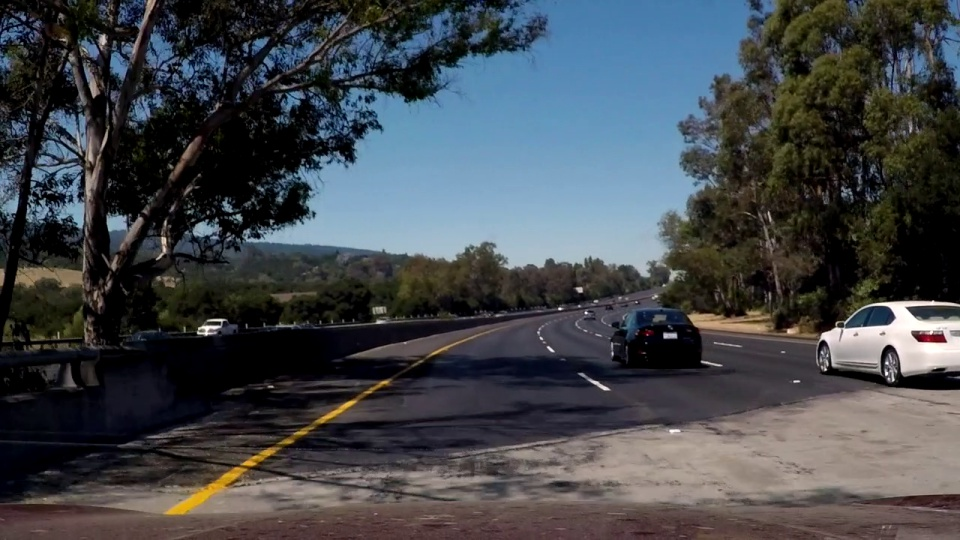
//> input picture opencv_cpp/slope_test.jpg, 960 x 540 px, given in place of test_1.mp4, which was not available
$ ./main   (built with g++ and OpenCV 4)
//> lines starting //> are read from the running program, lines starting //| are printed output that depends on the picture; after the words box and inside, x2 and y2 are one past the last pixel; in counts of white or black regions, pixels touching at a corner belong together; pictures that were not available may be replaced by others from this repository, and a replacement may not be noted
#include "opencv2/opencv.hpp"
#include <iostream>
using namespace cv;
using namespace std;

Mat histogram_stretching(Mat img) // 영상의 픽셀값 분포가 grayscale 전체영역에서 골고루 나타나게 하는 알고리즘
{
        double gmin, gmax;
        minMaxLoc(img, &gmin, &gmax);
        Mat dst = (img - gmin) * 255 / (gmax - gmin);
        return dst;
}


Mat bilateral_filter(Mat img) // 필터 : 노이즈제거 (GaussianBlur의 단점 : 에지까지 불명확화) vs median filter
{
	Mat dst1;
	GaussianBlur(img, dst1, Size(), 5);
	Mat dst2;
	bilateralFilter(img, dst2, -1, 10, 5);
	return dst2;
}

Mat binary_mean(Mat img) // 이진화 :
{
	Mat dst;
	adaptiveThreshold(img,dst,255,ADAPTIVE_THRESH_MEAN_C,THRESH_BINARY_INV,5,13);
	return dst;
}

Mat canny(Mat img)
{
	Mat dst1;
	Canny(img, dst1, 50, 100);
	return dst1;
}

Mat region_of_interest(Mat img)
{
	int width = img.cols;
	int height = img.rows;
	Point points[1][4];

	points[0][0] = Point(width*0.1, height);
	points[0][1] = Point(width*0.42, height*0.7);
	points[0][2] = Point(width*0.65, height*0.7);
	points[0][3] = Point(width*0.95, height);

        Mat dst = Mat::zeros(height,width,CV_8UC1);
        const Point* ppt[1] = { points[0] };
        int npt[] = {4};
        fillPoly(dst, ppt, npt, 1, Scalar(255, 255, 255), 8);

	Point points_centre[1][4];

	points_centre[0][0] = Point(width*0.25, height);
	points_centre[0][1] = Point(width*0.51, height*0.7);
	points_centre[0][2] = Point(width*0.51, height*0.7);
	points_centre[0][3] = Point(width*0.75, height);

        const Point* ppt_centre[1] = { points_centre[0] };
        int npt_centre[] = {4};

        Mat dst_result;
        bitwise_and(img, dst, dst_result);
        fillPoly(dst_result, ppt_centre, npt_centre, 1, Scalar(0, 0, 0), 8);
        return dst_result;
}

float get_radian(int input)
{
	return input*CV_PI/180;
}

Point IntersectionPoint1(Point p1, Point p2, Point p3,  Point p4)
{ //두 선의 교차점 출력함수
        Point ret;
        //교차되는 점의 x 좌표 계산결과
        ret.x = ((p1.x*p2.y - p1.y*p2.x)*(p3.x - p4.x) - (p1.x - p2.x)*(p3.x*p4.y - p3.y*p4.x)) / ((p1.x - p2.x)*(p3.y - p4.y) - (p1.y - p2.y)*(p3.x - p4.x)+0.000001);

        //교차되는 점의 y 좌표 계산결과
        ret.y = ((p1.x*p2.y - p1.y*p2.x)*(p3.y - p4.y) - (p1.y - p2.y)*(p3.x*p4.y - p3.y*p4.x)) / ((p1.x - p2.x)*(p3.y - p4.y) - (p1.y - p2.y)*(p3.x - p4.x)+0.000001);
        return ret;
}

Mat drivingArea(Mat image, Point pt1, Point pt2, Point pt3, Point pt4)
{
        Point pty=IntersectionPoint1(pt2, pt3, pt1, pt4) + Point(0, 50); //평균 직선의 중앙점에 약간 아래의 좌표를 추출
        Point a1 = pty + Point(200,0); //x축과 평행한 직선을 만들기 위해 값을 넣음
	Point a2 = pty + Point(-200,0);
        Point Pt23Fix = IntersectionPoint1(a1, a2, pt1, pt4);  //이전 평균 직선과 사다리꼴 형태를 만들기 위해 구한 직선의 교차점을 넣음
        Point Pt14Fix = IntersectionPoint1(pt2, pt3, a1, a2);
        Point points[4] = { pt3,pt4,Pt23Fix ,Pt14Fix }; // 각 점의 좌표를 함수에 전달하기위해 저장
        const Point* ppt[1] = { points };
        int npt[] = { 4 };
        Mat result = image;
        Mat img_mask (image.size(), CV_8UC3, cv::Scalar(255, 255, 255)); //하얀색바탕 생성
        fillPoly(img_mask, ppt, npt, 1, Scalar(0, 255, 0), LINE_8); //초록색으로 사다리꼴 색칠
        addWeighted(result, 0.8, img_mask, 0.2, 0, result); //  원래 그림과 사다리꼴 영역을 이용해 가중치를 두어 그림을 합침
        line(result, Pt14Fix, pt3, Scalar(0, 0, 255), LINE_8); // 사다리꼴의 옆부분에 빨간 선을 그어줌
        line(result, Pt23Fix, pt4, Scalar(0, 0, 255), LINE_8);
        return result; //나온 결과 그림 반환
}

#define ArraySize 100
Point* aPoint1 = new Point[ArraySize], *aPoint2 = new Point[ArraySize], *bPoint1 = new Point[ArraySize], *bPoint2 = new Point[ArraySize];
int aIndex = 0, bIndex = 0;
Point aP1S(0,0), aP2S(0, 0), bP1S(0, 0), bP2S(0, 0); //각 끝점의 평균값을 담기 위한 점

int main()
{
	VideoCapture cap("test_1.mp4");
	Mat org, frame;
	while (cap.isOpened()){
		cap >> frame;
//> frame is the input picture: 540 rows x 960 cols, CV_8UC3; mean B, G, R 75.3, 70.7, 66.5
		if (frame.empty())
	        	break;
		cvtColor(frame, org, COLOR_BGR2GRAY);
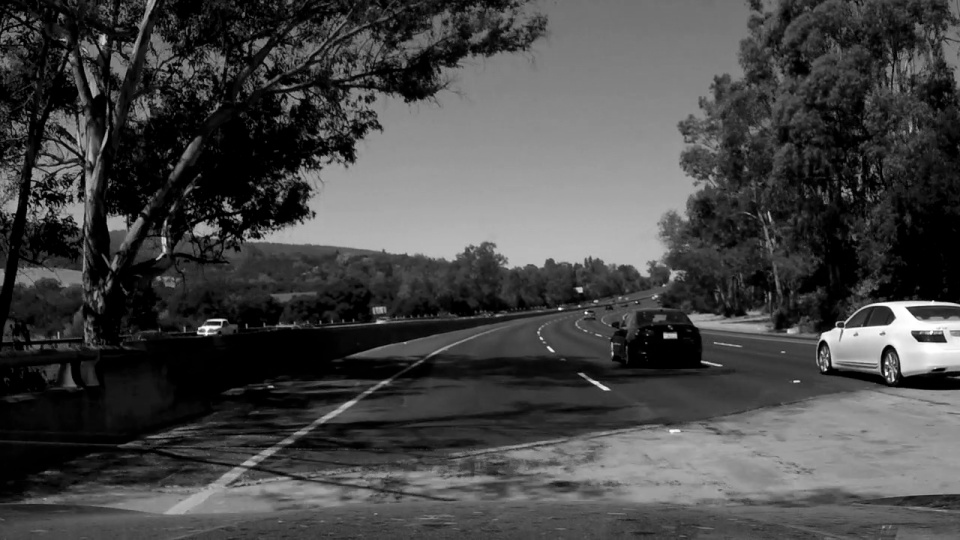
//> org: 540 rows x 960 cols, CV_8UC1; min 0, max 255, mean 70
		Mat bf_filter_img = bilateral_filter(org);

		Mat binary_img = binary_mean(bf_filter_img);
//> in binary_mean, `adaptiveThreshold(img,dst,255,ADAPTIVE_THRESH_MEAN_C,THRESH_BINARY_INV..`:
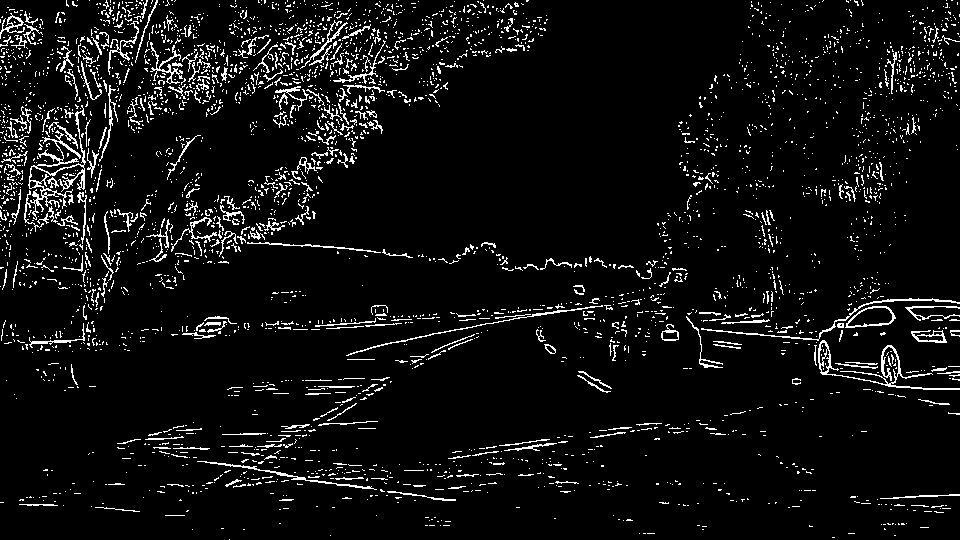
//> dst: 540 rows x 960 cols, CV_8UC1; 6.1% white in thin lines or dots

		Mat canny_img = canny(binary_img);
//> in canny, `Canny(img, dst1, 50, 100);`:
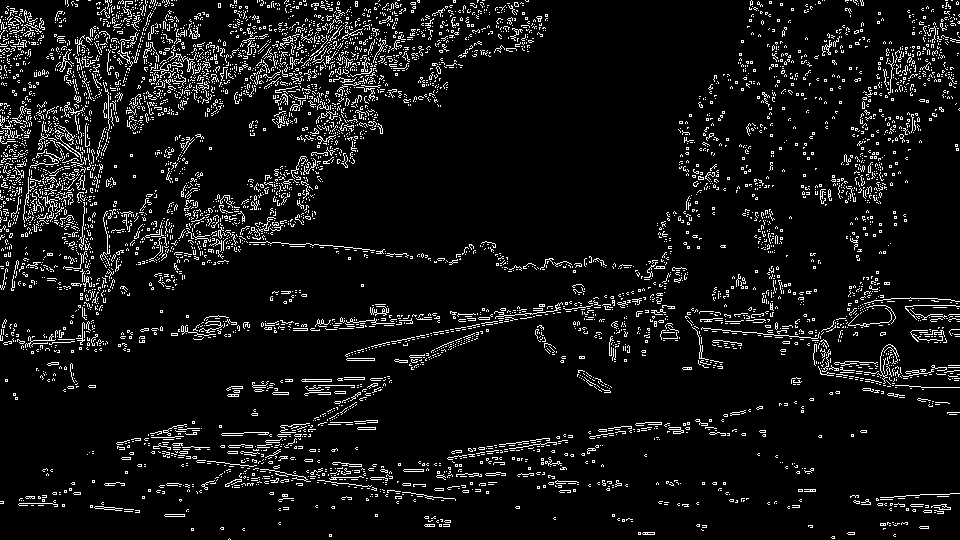
//> dst1: 540 rows x 960 cols, CV_8UC1; 7.4% white in thin lines or dots

		Mat roi_img = region_of_interest(canny_img);
//> in region_of_interest, `fillPoly(dst, ppt, npt, 1, Scalar(255, 255, 255), 8);`:
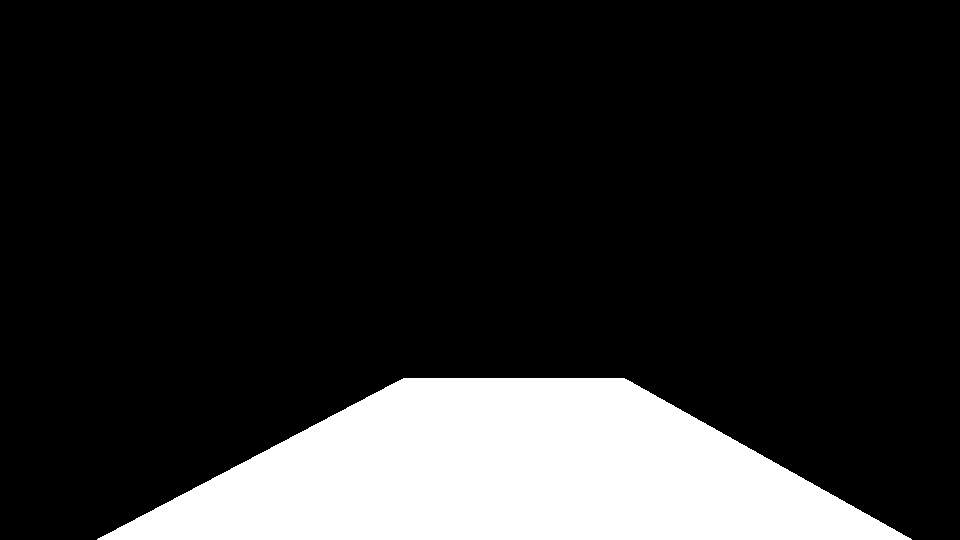
//> dst: 540 rows x 960 cols, CV_8UC1; 16.2% white; 1 white region, box (x1, y1, x2, y2) and area: (97, 378, 912, 540) 84132
//> in region_of_interest, `bitwise_and(img, dst, dst_result);`: dst_result: 540 rows x 960 cols, CV_8UC1; 0.75% white in thin lines or dots, all inside (x1, y1, x2, y2) = (164, 378, 896, 540)
//> in region_of_interest, `fillPoly(dst_result, ppt_centre, npt_centre, 1, Scalar(0, 0, 0), 8);`:
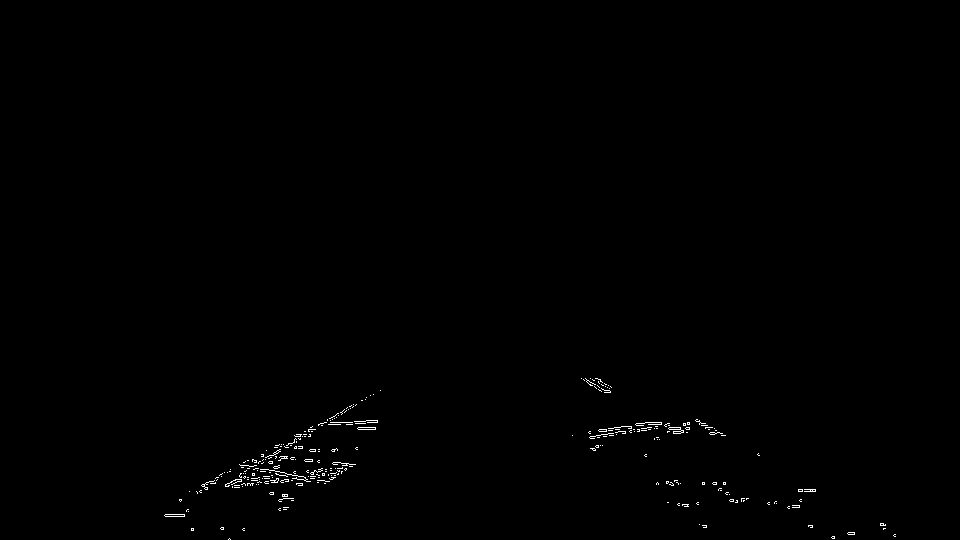
//> dst_result: 540 rows x 960 cols, CV_8UC1; 0.37% white in thin lines or dots, all inside (x1, y1, x2, y2) = (164, 378, 896, 540)


		std::vector<Vec2f> lines;
		HoughLines(roi_img, lines, 1, CV_PI/180, 30, 30, 100);
//> lines = 203 lines (rho, theta), first 12: [505, 1.45], [514, 1.43], [510, 1.45], [518, 1.41], [509, 1.43], [529, 1.01], [429, 1.57], [512, 1.45], [439, 1.55], [531, 1.01], [523, 1.41], [422, 1.57]
		Mat dst(roi_img.rows,roi_img.cols,CV_8U,Scalar(255));
		std::vector<Vec2f>::const_iterator it = lines.begin();
		while(it != lines.end())
		{
			float rho = (*it)[0];
			float theta = (*it)[1]; // 두 번째 요소는 델타 각도
			if (theta < get_radian(85) && theta >get_radian(35))
			{ // 각도 우측 범위 35 ~ 85 각도 선에서 인지
				Point pt1(rho / cos(theta), 0); // 첫 우측각에서 해당 선의 교차점
			        aPoint1[(aIndex) % ArraySize] = pt1; //마치 Queue가 돌아가듯 사이즈 안에서만 값을 덧씌우며 채움
			        Point pt2((rho - dst.rows*sin(theta)) / cos(theta), dst.rows);// 마지막 우측각에서 해당 선의 교차점
			        aPoint2[(aIndex++) % ArraySize] = pt2; // 다음 인덱스 값으로 넘어가며 값을 넣음
			        //cv::line(roi_img, pt1, pt2, cv::Scalar(255), 2); // 모든 직선 그리기
			}

			else if(theta<get_radian(145)&&theta>get_radian(95))
			{ // 각도 좌측 범위 95 ~ 145 각도 선에서 인지
				Point pt1(0, rho / sin(theta)); // 첫 좌측각에서 해당 선의 교차점
				bPoint1[(bIndex) % ArraySize] = pt1; //마치 Queue가 돌아가듯 사이즈 안에서만 값을 덧씌우며 채움
				Point pt2(dst.cols, (rho - dst.cols*cos(theta)) / sin(theta)); // 마지막 좌측각에서 해당 선의 교차점
				bPoint2[(bIndex++) % ArraySize] = pt2; // 다음 인덱스 값으로 넘어가며 값을 넣음
				//cv::line(roi_img, pt1, pt2, cv::Scalar(255), 2); // 모든 직선 그리기
			}
			++it; //반복자 증가
		}
//> this loop made 203 passes
//> (rho, theta, pt1, pt2, bIndex) on passes 18, 46: (410, 1.76, Point(0, 417), Point(960, 604), 1), (403, 1.78, Point(0, 412), Point(960, 616), 2)
//> (rho, theta, pt1, pt2) on passes 1 to 6: (505, 1.45, Point(4143, 0), Point(-254, 540)), (514, 1.43, Point(3693, 0), Point(-149, 540)), (510, 1.45, Point(4184, 0), Point(-213, 540)), (518, 1.41, Point(3311, 0), Point(-98, 540)), (509, 1.43, Point(3657, 0), Point(-184, 540)), (529, 1.01, Point(998, 0), Point(134, 540))
//> after the loop, aIndex = 91; bIndex = 25


		for (int i = 0; i < ArraySize; i++)
		{//배열에 저장된 모든 점의 좌표 합을 구함
			aP1S += aPoint1[i];
			aP2S += aPoint2[i];
			bP1S += bPoint1[i];
			bP2S += bPoint2[i];
		}
//> this loop made 100 passes
//> (aP1S, aP2S, bP1S, bP2S) on passes 1 to 9: (Point(4143, 0), Point(-254, 540), Point(0, 417), Point(960, 604)), (Point(7836, 0), Point(-403, 1080), Point(0, 829), Point(1920, 1220)), (Point(12020, 0), Point(-616, 1620), Point(0, 1250), Point(2880, 1759)), (Point(15331, 0), Point(-714, 2160), Point(0, 1676), Point(3840, 2286)), (Point(18988, 0), Point(-898, 2700), Point(0, 2098), Point(4800, 2877)), (Point(19986, 0), Point(-764, 3240), Point(0, 2539), Point(5760, 3419)), (Point(24187, 0), Point(-960, 3780), Point(0, 2954), Point(6720, 4038)), (Point(25189, 0), Point(-823, 4320), Point(0, 3377), Point(7680, 4579)), (Point(28532, 0), Point(-889, 4860), Point(0, 3805), Point(8640, 5108))
//> after the loop, aP1S = Point(202351, 0); aP2S = Point(703, 49140)
		aP1S /= ArraySize;//배열의 저장된 모든 점의 평균값을 구함
//> aP1S = Point(2023, 0)
		aP2S /= ArraySize;
//> aP2S = Point(7, 491)
		bP1S /= ArraySize;
//> bP1S = Point(0, 92)
		bP2S /= ArraySize;
//> bP2S = Point(240, 138)
		//cv::line(roi_img, aP1S, aP2S, cv::Scalar(255,0,0), 2); // 추정된 평균 점으로 직선 그리기
		//cv::line(roi_img, bP1S, bP2S, cv::Scalar(255,0,0), 2); //추정된 평균 점으로 직선 그리기
		Mat result = drivingArea(frame, bP1S, aP1S, aP2S, bP2S);
//> in IntersectionPoint1, `ret.x = ((p1.x*p2.y - p1.y*p2.x)*(p3.x - p4.x) - (p1.x - p2.x)*(p3.x*p..`: ret = Point(920, 0)
//> in IntersectionPoint1, `ret.y = ((p1.x*p2.y - p1.y*p2.x)*(p3.y - p4.y) - (p1.y - p2.y)*(p3.x*p..`: ret = Point(920, 268)
//> in drivingArea, `Point pty=IntersectionPoint1(pt2, pt3, pt1, pt4) + Point(0, 50);`: pty = Point(920, 318)
//> in drivingArea, `Point a1 = pty + Point(200,0);`: a1 = Point(1120, 318)
//> in drivingArea, `Point a2 = pty + Point(-200,0);`: a2 = Point(720, 318)
//> in drivingArea, `Point Pt23Fix = IntersectionPoint1(a1, a2, pt1, pt4);`: Pt23Fix = Point(1179, 318)
//> in drivingArea, `Point Pt14Fix = IntersectionPoint1(pt2, pt3, a1, a2);`: Pt14Fix = Point(717, 317)
//> in drivingArea, `Point points[4] = { pt3,pt4,Pt23Fix ,Pt14Fix };`: points = 4 Points (x, y): [7, 491], [240, 138], [1179, 318], [717, 317]
//> in drivingArea, `const Point* ppt[1] = { points };`: ppt = 1 item
//> in drivingArea, `fillPoly(img_mask, ppt, npt, 1, Scalar(0, 255, 0), LINE_8);`:
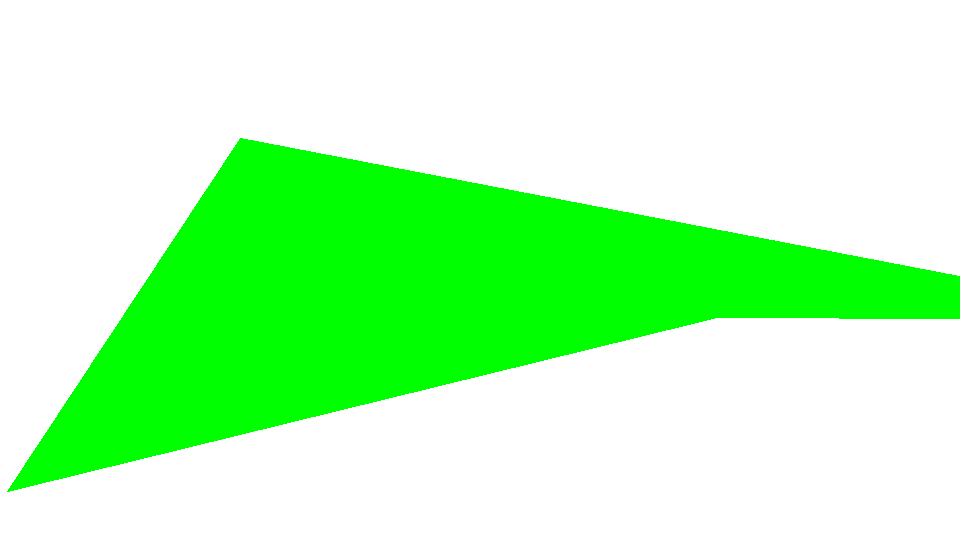
//> img_mask: 540 rows x 960 cols, CV_8UC3; mean B, G, R 184.9, 255, 184.9
//> in drivingArea, `line(result, Pt23Fix, pt4, Scalar(0, 0, 255), LINE_8);`:
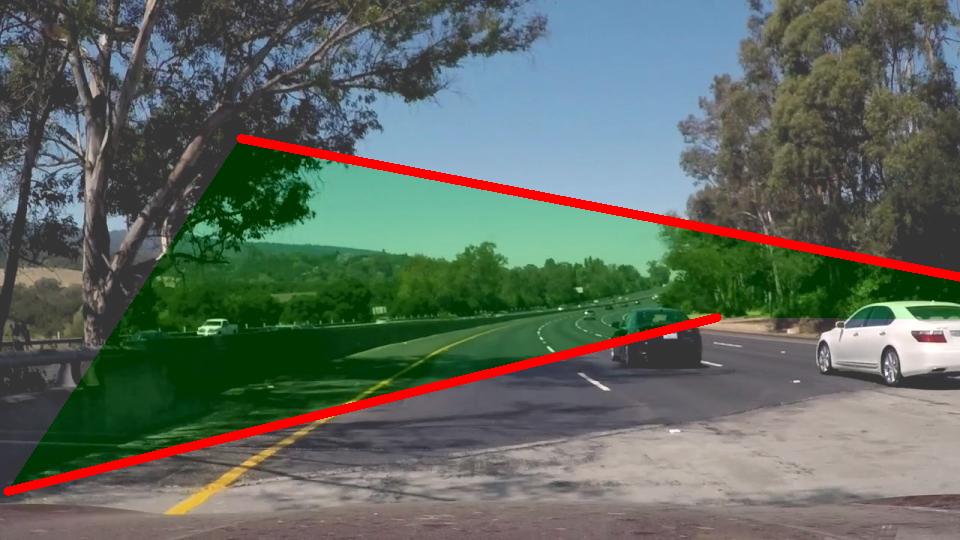
//> result: 540 rows x 960 cols, CV_8UC3; mean B, G, R 95.2, 104.9, 95


		imshow("Result_1", result);

		if (waitKey(10)==27)
//> the Esc key is pressed
			break;
	}
	destroyAllWindows();
}
